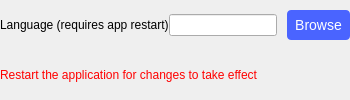
            <widget class="QWidget" name="widget" native="true">
             <layout class="QVBoxLayout" name="verticalLayout_6">
              <property name="spacing">
               <number>0</number>
              </property>
              <property name="leftMargin">
               <number>0</number>
              </property>
              <property name="topMargin">
               <number>0</number>
              </property>
              <property name="rightMargin">
               <number>0</number>
              </property>
              <property name="bottomMargin">
               <number>0</number>
              </property>
              <item>
               <layout class="QHBoxLayout" name="horizontalLayout_18">
                <property name="spacing">
                 <number>0</number>
                </property>
                <property name="topMargin">
                 <number>10</number>
                </property>
                <property name="rightMargin">
                 <number>0</number>
                </property>
                <property name="bottomMargin">
                 <number>10</number>
                </property>
                <item>
                 <widget class="QLabel" name="label_21">
                  <property name="text">
                   <string>Language (requires app restart)</string>
                  </property>
                 </widget>
                </item>
                <item>
                 <widget class="QLineEdit" name="languageLine">
                  <property name="readOnly">
                   <bool>true</bool>
                  </property>
                 </widget>
                </item>
                <item>
                 <spacer name="horizontalSpacer_17">
                  <property name="orientation">
                   <enum>Qt::Horizontal</enum>
                  </property>
                  <property name="sizeType">
                   <enum>QSizePolicy::Fixed</enum>
                  </property>
                  <property name="sizeHint" stdset="0">
                   <size>
                    <width>10</width>
                    <height>10</height>
                   </size>
                  </property>
                 </spacer>
                </item>
                <item>
                 <widget class="QPushButton" name="browseBtn">
                  <property name="styleSheet">
                   <string notr="true">QPushButton
{
  color:#ffffff;
  height: 30px;
  border-radius: 4px;
  background-color: #4a64ff;
  font-size: 14px;
  font-weight: normal;
  font-style: normal;
  text-align: center;
}

QPushButton:hover
{
         background-color: #4a34ff;
}</string>
                  </property>
                  <property name="text">
                   <string>  Browse  </string>
                  </property>
                  <property name="flat">
                   <bool>true</bool>
                  </property>
                 </widget>
                </item>
               </layout>
              </item>
              <item>
               <widget class="QLabel" name="label_restart">
                <property name="styleSheet">
                 <string notr="true">color:red</string>
                </property>
                <property name="text">
                 <string>Restart the application for changes to take effect </string>
                </property>
               </widget>
              </item>
             </layout>
            </widget>
